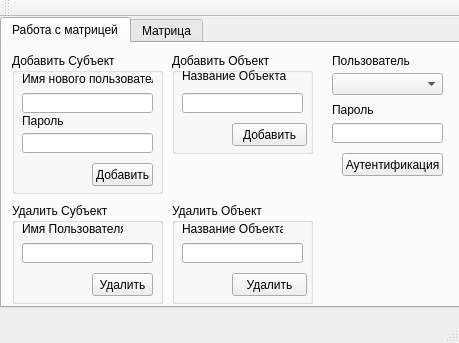
<?xml version="1.0" encoding="UTF-8"?>
<ui version="4.0">
 <class>MainWindow</class>
 <widget class="QMainWindow" name="MainWindow">
  <property name="geometry">
   <rect>
    <x>0</x>
    <y>0</y>
    <width>459</width>
    <height>343</height>
   </rect>
  </property>
  <property name="windowTitle">
   <string>MainWindow</string>
  </property>
  <widget class="QWidget" name="centralWidget">
   <widget class="QTabWidget" name="tabWidget">
    <property name="geometry">
     <rect>
      <x>0</x>
      <y>0</y>
      <width>461</width>
      <height>291</height>
     </rect>
    </property>
    <property name="currentIndex">
     <number>0</number>
    </property>
    <widget class="QWidget" name="tab">
     <attribute name="title">
      <string>Работа с матрицей</string>
     </attribute>
     <widget class="QComboBox" name="comboBox">
      <property name="enabled">
       <bool>true</bool>
      </property>
      <property name="geometry">
       <rect>
        <x>330</x>
        <y>30</y>
        <width>111</width>
        <height>22</height>
       </rect>
      </property>
      <property name="editable">
       <bool>false</bool>
      </property>
      <property name="currentText">
       <string/>
      </property>
     </widget>
     <widget class="QPushButton" name="pushButton">
      <property name="geometry">
       <rect>
        <x>340</x>
        <y>110</y>
        <width>101</width>
        <height>23</height>
       </rect>
      </property>
      <property name="text">
       <string>Аутентификация</string>
      </property>
      <property name="autoRepeat">
       <bool>false</bool>
      </property>
      <property name="autoExclusive">
       <bool>false</bool>
      </property>
     </widget>
     <widget class="QLineEdit" name="lineEdit">
      <property name="geometry">
       <rect>
        <x>330</x>
        <y>80</y>
        <width>111</width>
        <height>20</height>
       </rect>
      </property>
      <property name="inputMask">
       <string/>
      </property>
      <property name="maxLength">
       <number>16</number>
      </property>
      <property name="echoMode">
       <enum>QLineEdit::Password</enum>
      </property>
      <property name="cursorPosition">
       <number>0</number>
      </property>
      <property name="dragEnabled">
       <bool>false</bool>
      </property>
      <property name="clearButtonEnabled">
       <bool>false</bool>
      </property>
     </widget>
     <widget class="QGroupBox" name="groupBox">
      <property name="geometry">
       <rect>
        <x>10</x>
        <y>10</y>
        <width>151</width>
        <height>141</height>
       </rect>
      </property>
      <property name="title">
       <string>Добавить Субъект</string>
      </property>
      <widget class="QLabel" name="label">
       <property name="geometry">
        <rect>
         <x>10</x>
         <y>15</y>
         <width>131</width>
         <height>21</height>
        </rect>
       </property>
       <property name="text">
        <string>Имя нового пользователя</string>
       </property>
      </widget>
      <widget class="QLineEdit" name="lineEdit_2">
       <property name="geometry">
        <rect>
         <x>10</x>
         <y>40</y>
         <width>131</width>
         <height>20</height>
        </rect>
       </property>
      </widget>
      <widget class="QLabel" name="label_2">
       <property name="geometry">
        <rect>
         <x>10</x>
         <y>60</y>
         <width>111</width>
         <height>16</height>
        </rect>
       </property>
       <property name="text">
        <string>Пароль</string>
       </property>
      </widget>
      <widget class="QLineEdit" name="lineEdit_3">
       <property name="geometry">
        <rect>
         <x>10</x>
         <y>80</y>
         <width>131</width>
         <height>20</height>
        </rect>
       </property>
      </widget>
      <widget class="QPushButton" name="pushButton_2">
       <property name="geometry">
        <rect>
         <x>80</x>
         <y>110</y>
         <width>61</width>
         <height>23</height>
        </rect>
       </property>
       <property name="text">
        <string>Добавить</string>
       </property>
      </widget>
     </widget>
     <widget class="QGroupBox" name="groupBox_2">
      <property name="geometry">
       <rect>
        <x>170</x>
        <y>10</y>
        <width>141</width>
        <height>101</height>
       </rect>
      </property>
      <property name="title">
       <string>Добавить Объект</string>
      </property>
      <widget class="QLineEdit" name="lineEdit_4">
       <property name="geometry">
        <rect>
         <x>10</x>
         <y>40</y>
         <width>121</width>
         <height>20</height>
        </rect>
       </property>
      </widget>
      <widget class="QPushButton" name="pushButton_3">
       <property name="geometry">
        <rect>
         <x>60</x>
         <y>70</y>
         <width>75</width>
         <height>23</height>
        </rect>
       </property>
       <property name="text">
        <string>Добавить</string>
       </property>
      </widget>
      <widget class="QLabel" name="label_4">
       <property name="geometry">
        <rect>
         <x>10</x>
         <y>13</y>
         <width>111</width>
         <height>20</height>
        </rect>
       </property>
       <property name="text">
        <string>Название Объекта</string>
       </property>
      </widget>
     </widget>
     <widget class="QGroupBox" name="groupBox_3">
      <property name="geometry">
       <rect>
        <x>10</x>
        <y>160</y>
        <width>151</width>
        <height>101</height>
       </rect>
      </property>
      <property name="title">
       <string>Удалить Субъект</string>
      </property>
      <widget class="QLineEdit" name="lineEdit_5">
       <property name="geometry">
        <rect>
         <x>10</x>
         <y>40</y>
         <width>131</width>
         <height>20</height>
        </rect>
       </property>
      </widget>
      <widget class="QPushButton" name="pushButton_5">
       <property name="geometry">
        <rect>
         <x>80</x>
         <y>70</y>
         <width>61</width>
         <height>23</height>
        </rect>
       </property>
       <property name="text">
        <string>Удалить</string>
       </property>
      </widget>
      <widget class="QLabel" name="label_3">
       <property name="geometry">
        <rect>
         <x>10</x>
         <y>15</y>
         <width>101</width>
         <height>21</height>
        </rect>
       </property>
       <property name="text">
        <string>Имя Пользователя</string>
       </property>
      </widget>
     </widget>
     <widget class="QGroupBox" name="groupBox_4">
      <property name="geometry">
       <rect>
        <x>170</x>
        <y>160</y>
        <width>141</width>
        <height>101</height>
       </rect>
      </property>
      <property name="title">
       <string>Удалить Объект</string>
      </property>
      <widget class="QLineEdit" name="lineEdit_6">
       <property name="geometry">
        <rect>
         <x>10</x>
         <y>40</y>
         <width>121</width>
         <height>20</height>
        </rect>
       </property>
      </widget>
      <widget class="QPushButton" name="pushButton_6">
       <property name="geometry">
        <rect>
         <x>60</x>
         <y>70</y>
         <width>75</width>
         <height>23</height>
        </rect>
       </property>
       <property name="text">
        <string>Удалить</string>
       </property>
      </widget>
      <widget class="QLabel" name="label_7">
       <property name="geometry">
        <rect>
         <x>10</x>
         <y>15</y>
         <width>101</width>
         <height>21</height>
        </rect>
       </property>
       <property name="text">
        <string>Название Объекта</string>
       </property>
      </widget>
     </widget>
     <widget class="QLabel" name="label_5">
      <property name="geometry">
       <rect>
        <x>330</x>
        <y>10</y>
        <width>81</width>
        <height>16</height>
       </rect>
      </property>
      <property name="text">
       <string>Пользователь</string>
      </property>
     </widget>
     <widget class="QLabel" name="label_6">
      <property name="geometry">
       <rect>
        <x>330</x>
        <y>60</y>
        <width>47</width>
        <height>13</height>
       </rect>
      </property>
      <property name="text">
       <string>Пароль</string>
      </property>
     </widget>
    </widget>
    <widget class="QWidget" name="tab_2">
     <attribute name="title">
      <string>Матрица</string>
     </attribute>
     <widget class="QTableWidget" name="tableWidget">
      <property name="geometry">
       <rect>
        <x>10</x>
        <y>10</y>
        <width>431</width>
        <height>221</height>
       </rect>
      </property>
     </widget>
     <widget class="QPushButton" name="pushButton_4">
      <property name="geometry">
       <rect>
        <x>370</x>
        <y>240</y>
        <width>75</width>
        <height>23</height>
       </rect>
      </property>
      <property name="text">
       <string>Обновить</string>
      </property>
     </widget>
    </widget>
   </widget>
  </widget>
  <widget class="QMenuBar" name="menuBar">
   <property name="geometry">
    <rect>
     <x>0</x>
     <y>0</y>
     <width>459</width>
     <height>21</height>
    </rect>
   </property>
  </widget>
  <widget class="QToolBar" name="mainToolBar">
   <attribute name="toolBarArea">
    <enum>TopToolBarArea</enum>
   </attribute>
   <attribute name="toolBarBreak">
    <bool>false</bool>
   </attribute>
  </widget>
  <widget class="QStatusBar" name="statusBar"/>
 </widget>
 <layoutdefault spacing="6" margin="11"/>
 <resources/>
 <connections/>
</ui>
